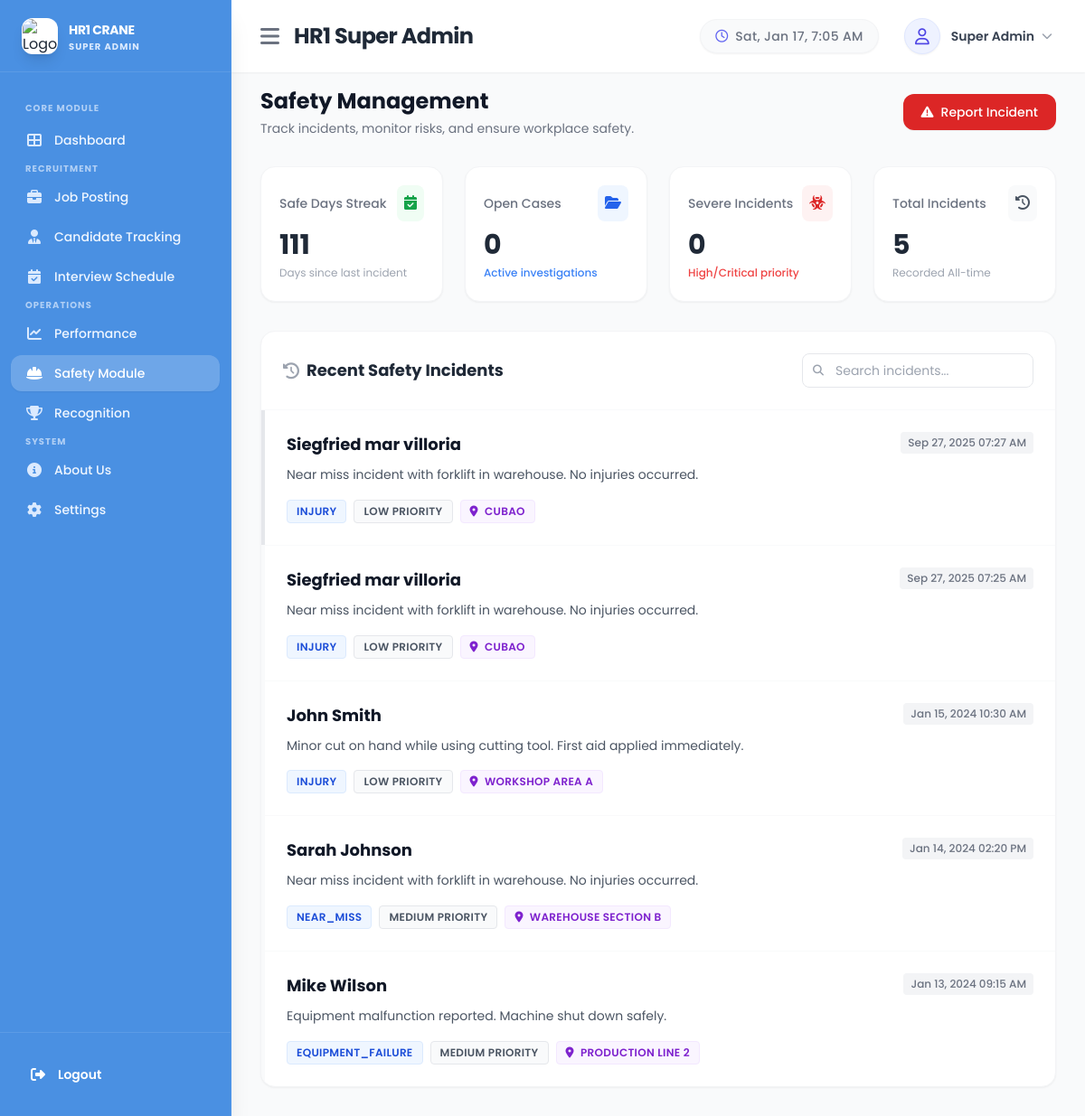
Screenshot of /Super-admin/Modules/safety_management.php with the database file from the repository.
### tables this page shows
CREATE TABLE `safety_incidents` (
  `id` int(11) NOT NULL,
  `employee_name` varchar(255) NOT NULL,
  `incident_details` text NOT NULL,
  `incident_type` varchar(100) NOT NULL,
  `severity` enum('low','medium','high') NOT NULL,
  `location` varchar(255) NOT NULL,
  `reported_by` varchar(255) NOT NULL,
  `incident_date` timestamp NULL DEFAULT current_timestamp(),
  `status` enum('reported','investigating','resolved','closed') DEFAULT 'reported',
  `resolution_notes` text DEFAULT NULL,
  `created_at` timestamp NULL DEFAULT current_timestamp(),
  `updated_at` timestamp NULL DEFAULT current_timestamp() ON UPDATE current_timestamp()
);

### Super-admin/Modules/safety_management.php (the view, shortened to what this page needs)
<?php
include(__DIR__ . '/../../Database/Connections.php');
$search = $_GET['search'] ?? '';
$sql = "SELECT * FROM safety_incidents WHERE 1=1";
$params = [];
$sql .= " ORDER BY incident_date DESC";
$stmt = $conn->prepare($sql);
$stmt->execute($params);
$incidents = $stmt->fetchAll(PDO::FETCH_ASSOC);
$totalIncidents = count($incidents);
$openCases = 0;
$severeIncidents = 0;
$daysSafe = 0;
if ($totalIncidents > 0) {
    $lastIncident = strtotime($incidents[0]['incident_date']);
    $today = time();
    $daysSafe = floor(($today - $lastIncident) / (60 * 60 * 24));
}
?>
<!DOCTYPE html>
<html lang="en">
<head>
    <script src="https://cdn.tailwindcss.com"></script>
    <link rel="stylesheet" href="https://cdnjs.cloudflare.com/ajax/libs/font-awesome/6.2.1/css/all.min.css" />
</head>
<body class="bg-gray-50 text-gray-800">
    <?php
    include '../Components/sidebar.php';
    include '../Components/header.php';
    ?>
    <div class="main-content min-h-screen pt-24 pb-8 px-4 sm:px-8 ml-64 transition-all duration-300">
        <div class="flex flex-col sm:flex-row justify-between items-start sm:items-center gap-4 mb-8">
            <div>
                <h1 class="text-2xl font-bold text-gray-900">Safety Management</h1>
                <p class="text-sm text-gray-500 mt-1">Track incidents, monitor risks, and ensure workplace safety.</p>
            </div>
            <button onclick="openModal('reportModal')"
                class="bg-red-600 hover:bg-red-700 text-white px-5 py-2.5 rounded-xl text-sm font-medium shadow-sm transition-all flex items-center gap-2">
                <i class="fas fa-exclamation-triangle"></i> Report Incident
            </button>
        </div>
        <div class="grid grid-cols-1 md:grid-cols-4 gap-6 mb-8">
            <div class="bg-white p-5 rounded-2xl shadow-sm border border-gray-100">
                <div class="flex items-center justify-between mb-2">
                    <h3 class="text-gray-500 text-sm font-medium">Safe Days Streak</h3>
                    <div class="p-2 bg-green-50 text-green-600 rounded-lg"><i class="fas fa-calendar-check"></i></div>
                </div>
                <p class="text-3xl font-bold text-gray-800">
                    <?= $daysSafe ?>
                </p>
                <span class="text-xs text-gray-400">Days since last incident</span>
            </div>
            <div class="bg-white p-5 rounded-2xl shadow-sm border border-gray-100">
                <div class="flex items-center justify-between mb-2">
                    <h3 class="text-gray-500 text-sm font-medium">Open Cases</h3>
                    <div class="p-2 bg-blue-50 text-blue-600 rounded-lg"><i class="fas fa-folder-open"></i></div>
                </div>
                <p class="text-3xl font-bold text-gray-800">
                    <?= $openCases ?>
                </p>
                <span class="text-xs text-blue-500 font-medium font-medium">Active investigations</span>
            </div>
            <div class="bg-white p-5 rounded-2xl shadow-sm border border-gray-100">
                <div class="flex items-center justify-between mb-2">
                    <h3 class="text-gray-500 text-sm font-medium">Severe Incidents</h3>
                    <div class="p-2 bg-red-50 text-red-600 rounded-lg"><i class="fas fa-biohazard"></i></div>
                </div>
                <p class="text-3xl font-bold text-gray-800">
                    <?= $severeIncidents ?>
                </p>
                <span class="text-xs text-red-500 font-medium">High/Critical priority</span>
            </div>
            <div class="bg-white p-5 rounded-2xl shadow-sm border border-gray-100">
                <div class="flex items-center justify-between mb-2">
                    <h3 class="text-gray-500 text-sm font-medium">Total Incidents</h3>
                    <div class="p-2 bg-gray-50 text-gray-600 rounded-lg"><i class="fas fa-history"></i></div>
                </div>
                <p class="text-3xl font-bold text-gray-800">
                    <?= $totalIncidents ?>
                </p>
                <span class="text-xs text-gray-400">Recorded All-time</span>
            </div>
        </div>
        <div class="bg-white rounded-2xl shadow-sm border border-gray-100 overflow-hidden">
            <div class="p-6 border-b border-gray-50 flex flex-col sm:flex-row justify-between items-center gap-4">
                <h2 class="text-lg font-bold text-gray-800 flex items-center gap-2">
                    <i class="fas fa-history text-gray-400"></i> Recent Safety Incidents
                </h2>
                <form class="relative w-full sm:w-64">
                    <input type="text" name="search" value="<?= htmlspecialchars($search) ?>"
                        placeholder="Search incidents..."
                        class="w-full pl-9 pr-4 py-2 text-sm border border-gray-200 rounded-lg focus:outline-none focus:ring-2 focus:ring-indigo-500">
                    <i class="fas fa-search absolute left-3 top-1/2 -translate-y-1/2 text-gray-400 text-xs"></i>
                </form>
            </div>
            <div class="divide-y divide-gray-50">
                <?php if (count($incidents) > 0): ?>
                    <?php foreach ($incidents as $inc): ?>
                        <div class="p-6 hover:bg-gray-50 transition-colors border-l-4 border-l-<?= $inc['severity'] ?>">
                            <div class="flex justify-between items-start mb-2">
                                <h3 class="font-bold text-gray-900 text-lg">
                                    <?= htmlspecialchars($inc['employee_name']) ?>
                                </h3>
                                <span class="text-xs text-gray-500 font-medium bg-gray-100 px-2 py-1 rounded">
                                    <?= date('M d, Y h:i A', strtotime($inc['incident_date'])) ?>
                                </span>
                            </div>
                            <p class="text-gray-600 text-sm mb-4 leading-relaxed">
                                <?= htmlspecialchars($inc['incident_details']) ?>
                            </p>
                            <div class="flex flex-wrap gap-2 text-xs font-semibold uppercase tracking-wide">
                                <span class="px-2.5 py-1 rounded bg-blue-50 text-blue-700 border border-blue-100">
                                    <?= htmlspecialchars($inc['incident_type']) ?>
                                </span>
                                <?php
                                $sevClass = match ($inc['severity']) {
                                    'Low' => 'bg-green-50 text-green-700 border-green-100',
                                    'Medium' => 'bg-yellow-50 text-yellow-700 border-yellow-100',
                                    'High' => 'bg-orange-50 text-orange-700 border-orange-100',
                                    'Critical' => 'bg-red-50 text-red-700 border-red-100',
                                    default => 'bg-gray-50 text-gray-600'
                                };
                                ?>
                                <span class="px-2.5 py-1 rounded border <?= $sevClass ?>">
                                    <?= htmlspecialchars($inc['severity']) ?> Priority
                                </span>
                                <span class="px-2.5 py-1 rounded bg-purple-50 text-purple-700 border border-purple-100">
                                    <i class="fas fa-map-marker-alt mr-1"></i>
                                    <?= htmlspecialchars($inc['location']) ?>
                                </span>
                            </div>
                        </div>
                    <?php endforeach; ?>
                <?php endif; ?>
            </div>
        </div>
    </div>
</body>
</html>

### Css/loader.css (style rules this page uses)
:root { --crane-color: #FFC107; --crane-dark: #B08D55; --metal-grey: #2e2e2e; --cable-color: #aaa; }

### Super-admin/Modules/safety_management.php (style rules this page uses)
body { font-family: 'Poppins', sans-serif; background-color: #f9fafb; }

### rows the page displays
safety_incidents: incident_date "111", employee_name "Siegfried mar villoria", incident_date "Sep 27, 2025 07:27 AM", incident_details "Near miss incident with forklift in warehouse. No injuries occurred.", incident_type "INJURY", severity "LOW", location "CUBAO"
safety_incidents: employee_name "Siegfried mar villoria", incident_date "Sep 27, 2025 07:25 AM", incident_details "Near miss incident with forklift in warehouse. No injuries occurred.", incident_type "INJURY", severity "LOW", location "CUBAO"
safety_incidents: employee_name "John Smith", incident_date "Jan 15, 2024 10:30 AM", incident_details "Minor cut on hand while using cutting tool. First aid applied immediately.", incident_type "INJURY", severity "LOW", location "WORKSHOP AREA A"
safety_incidents: employee_name "Sarah Johnson", incident_date "Jan 14, 2024 02:20 PM", incident_details "Near miss incident with forklift in warehouse. No injuries occurred.", incident_type "NEAR_MISS", severity "MEDIUM", location "WAREHOUSE SECTION B"
safety_incidents: employee_name "Mike Wilson", incident_date "Jan 13, 2024 09:15 AM", incident_details "Equipment malfunction reported. Machine shut down safely.", incident_type "EQUIPMENT_FAILURE", severity "MEDIUM", location "PRODUCTION LINE 2"

### other values shown
$displayName === 'System User' ? 'Super Admin' : $displayName "Super Admin"
$openCases "0"
$severeIncidents "0"
$totalIncidents "5"
